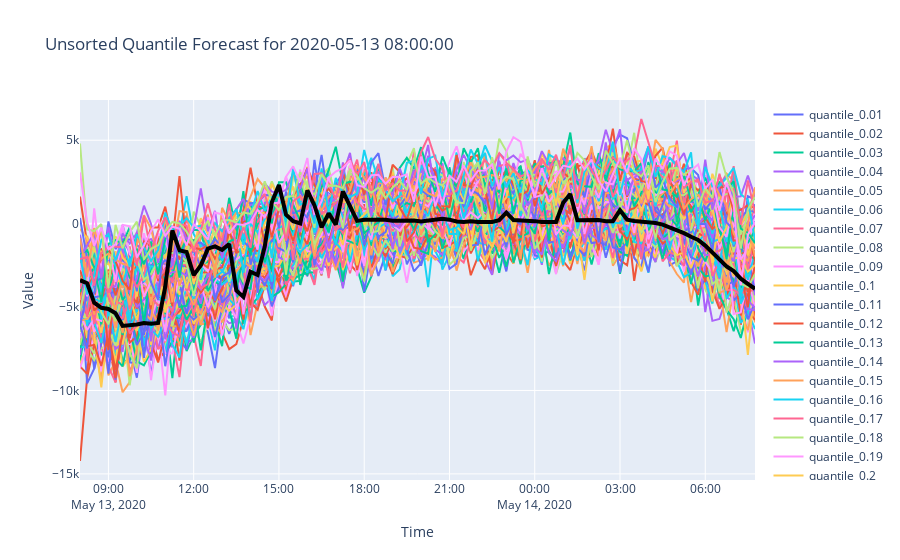

The cell this chart's notebook holds for it:
### Code cell
time_to_plot = '2020-05-13 08:00:00'
plot_specific_day(fc_quantile, gt, time_to_plot, title=f'Unsorted Quantile Forecast for {time_to_plot}')
